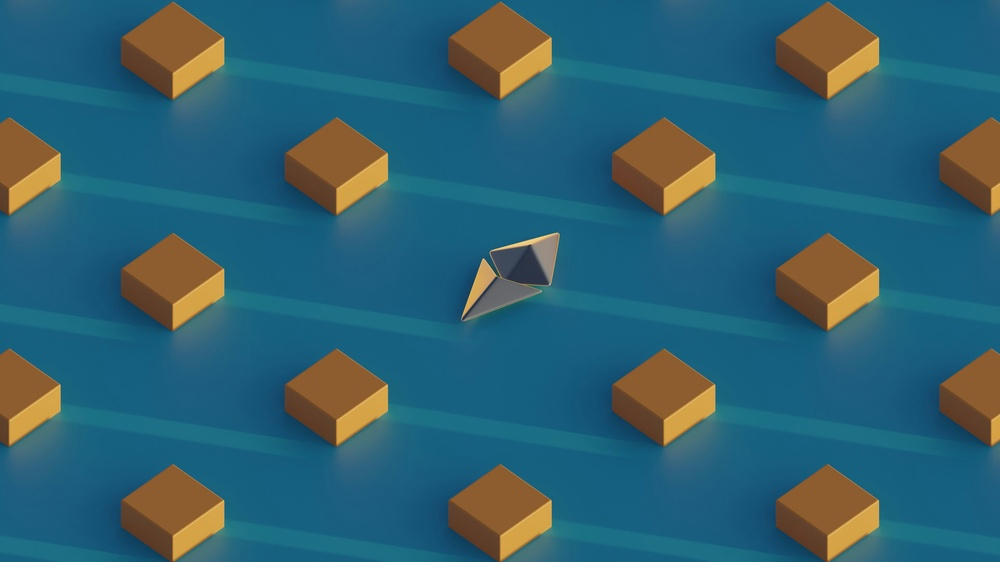
#> input picture original_p1.jpg, 1000 x 562 px, shrunk from 3840 x 2160 before the run
$ python p1.py
#> lines starting #> are read from the running program, lines starting #| are printed output that depends on the picture
# Project 1: Image Enhancement and Histogram Equalization
# 1. Read an image using OpenCV and convert it to grayscale.
# 2. Apply histogram equalization using OpenCV (cv2.equalizeHist()).
# 3. Display the original and enhanced images side-by-side using Matplotlib.
# 4. Save the equalized image.
import cv2
import matplotlib.pyplot as plt

# Load image and convert to grayscale
img = cv2.imread('original_p1.jpg')
#> img is the input picture: shape (562, 1000, 3); mean B, G, R 113.3, 97.3, 47.3
gray = cv2.cvtColor(img, cv2.COLOR_BGR2GRAY)
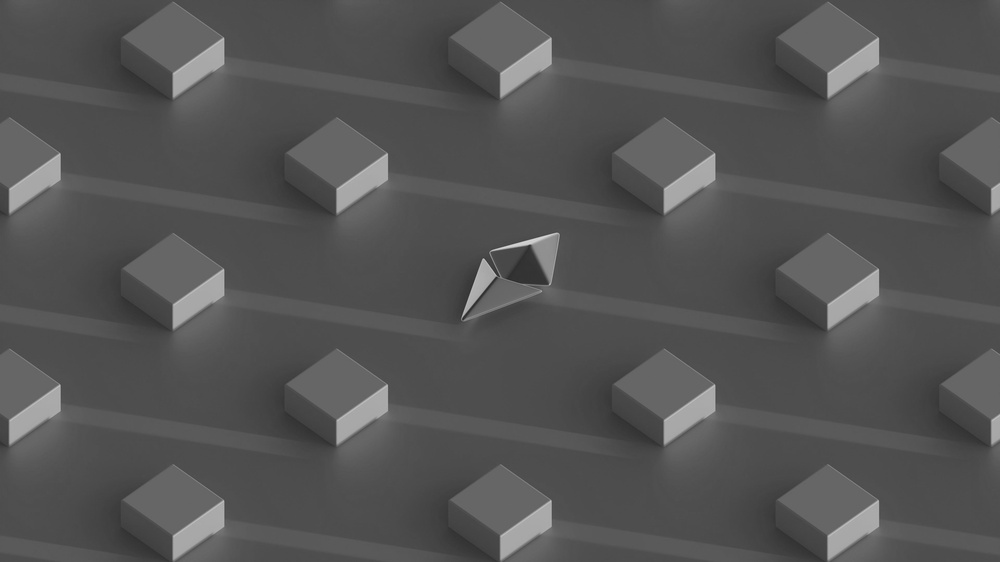
#> gray: shape (562, 1000); min 40, max 216, mean 84.1

# Histogram equalization
equalized = cv2.equalizeHist(gray)
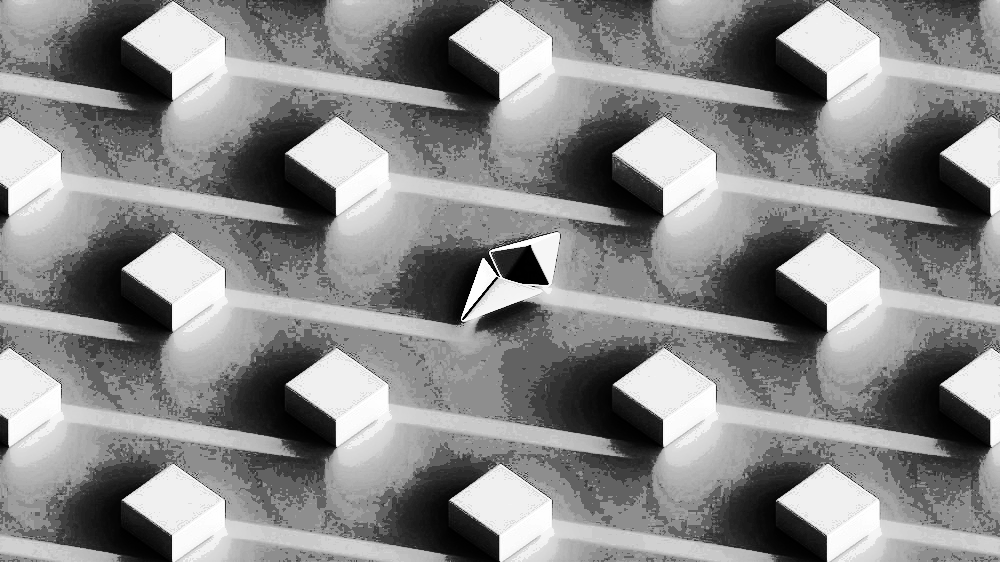
#> equalized: shape (562, 1000); min 0, max 255, mean 136.2

# Display images
plt.figure(figsize=(10, 4))
plt.subplot(1, 2, 1)
plt.title("Original Grayscale")
plt.imshow(gray, cmap='gray')

plt.subplot(1, 2, 2)
plt.title("Histogram Equalized")
plt.imshow(equalized, cmap='gray')
plt.tight_layout()
plt.show()
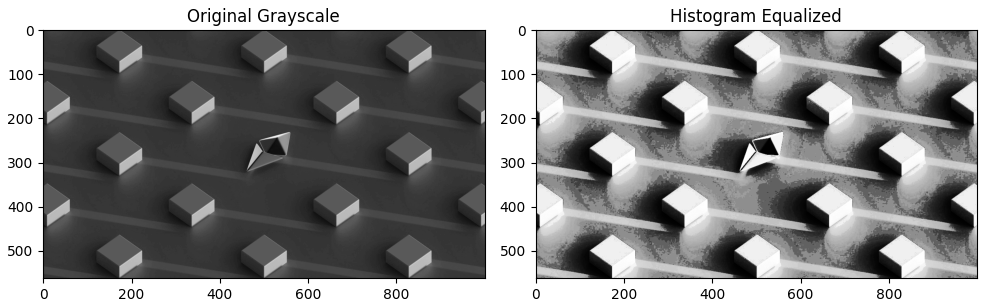
#> figure drawn by matplotlib, 2 panels

# Save the equalized image
cv2.imwrite('p1_equalized_image.jpg', equalized)

$ run again, with original_p2.jpg copied over original_p1.jpg
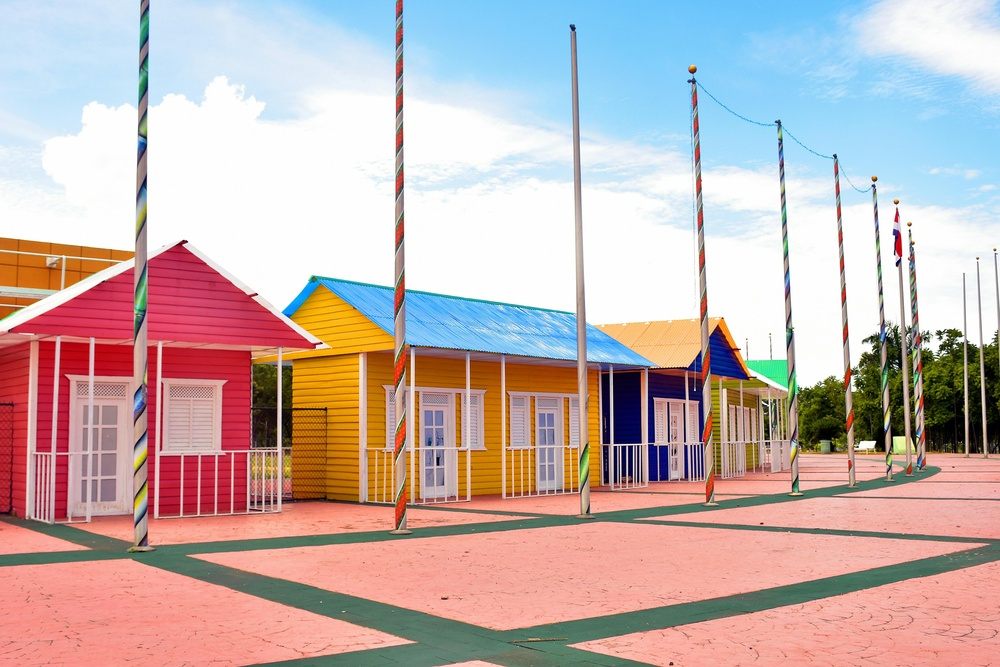
#> input picture original_p2.jpg, 1000 x 667 px, shrunk from 4800 x 3200 before the run
#> img is the input picture: shape (667, 1000, 3); mean B, G, R 174.7, 176.8, 196.2
#> `equalized = cv2.equalizeHist(gray)`:
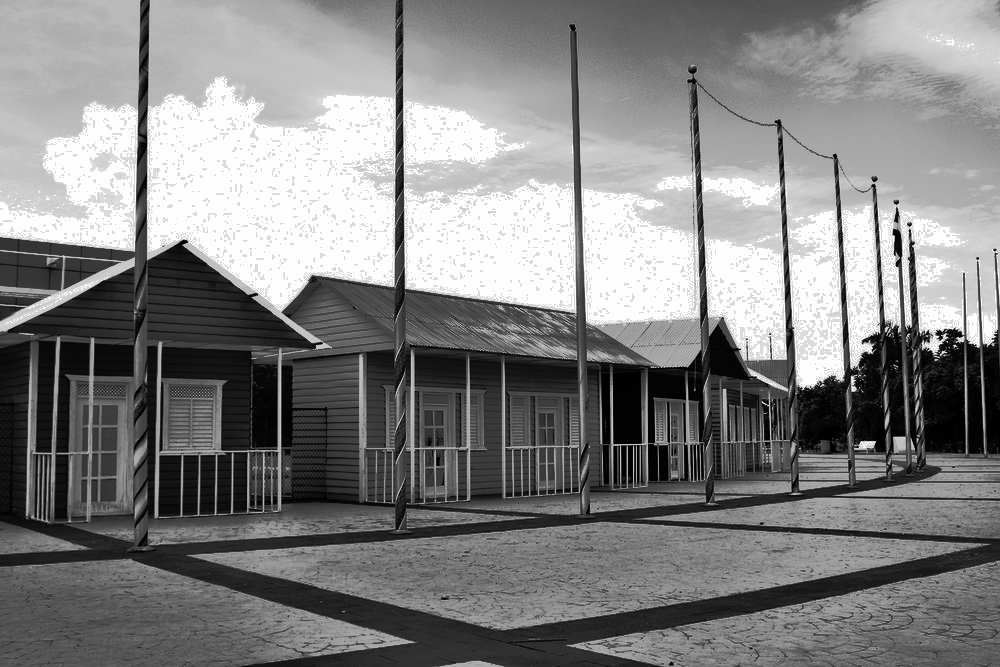
#> equalized: shape (667, 1000); min 0, max 255, mean 130.5
#> `plt.show()`:
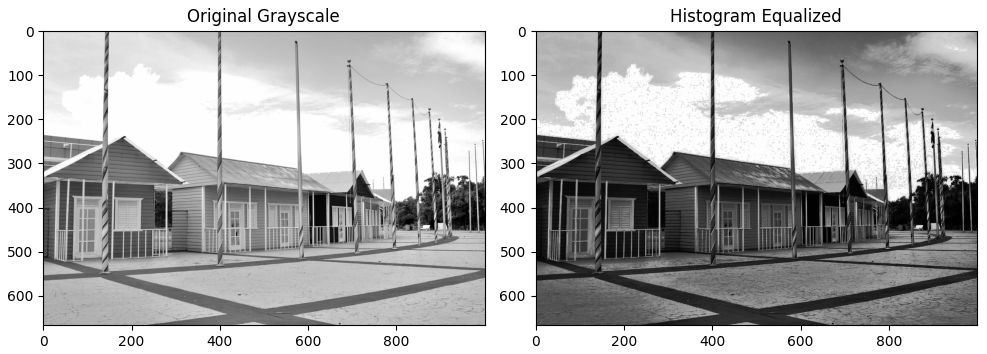
#> figure drawn by matplotlib, 2 panels

$ run again, with original_p4.jpg copied over original_p1.jpg
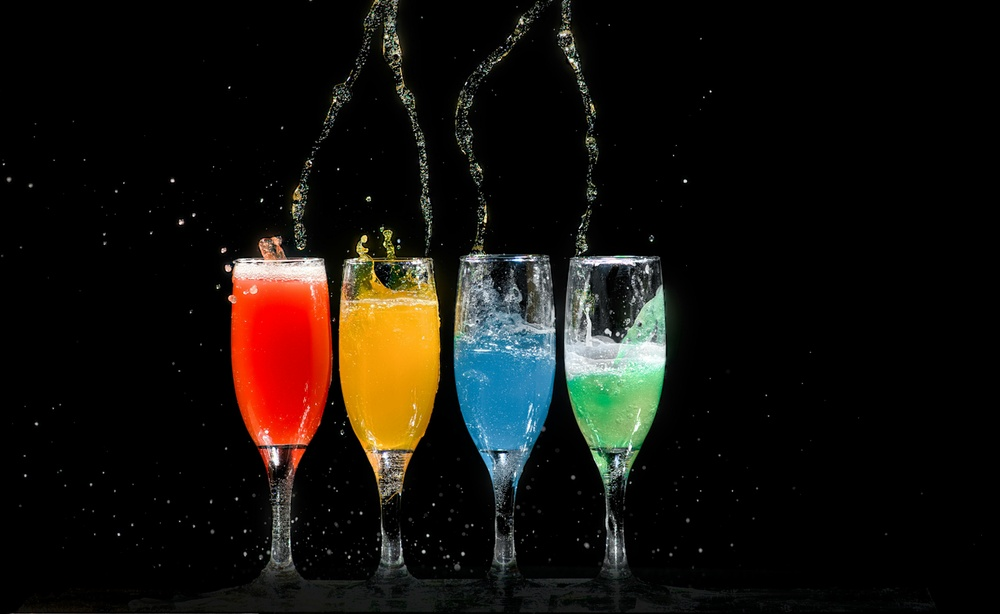
#> input picture original_p4.jpg, 1000 x 614 px, shrunk from 4233 x 2599 before the run
#> img is the input picture: shape (614, 1000, 3); mean B, G, R 13.9, 18.6, 22.3
#> `equalized = cv2.equalizeHist(gray)`:
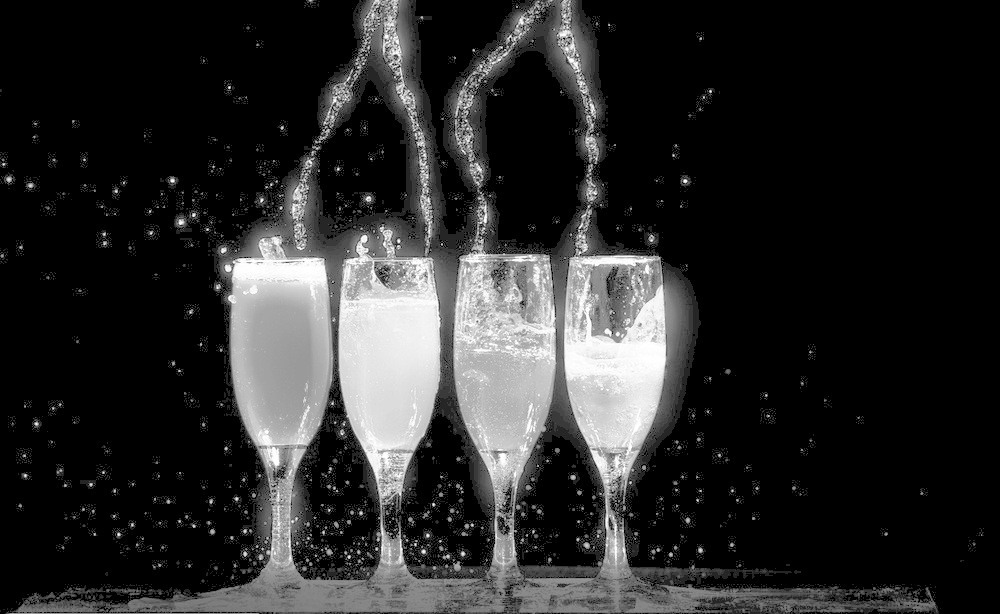
#> equalized: shape (614, 1000); min 0, max 255, mean 42.4
#> `plt.show()`:
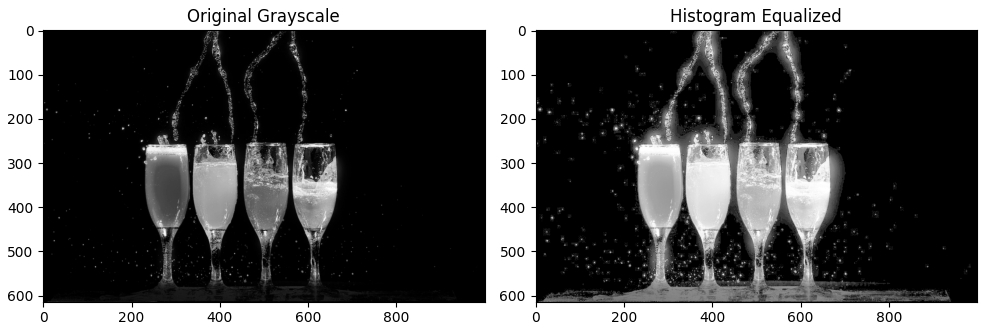
#> figure drawn by matplotlib, 2 panels
